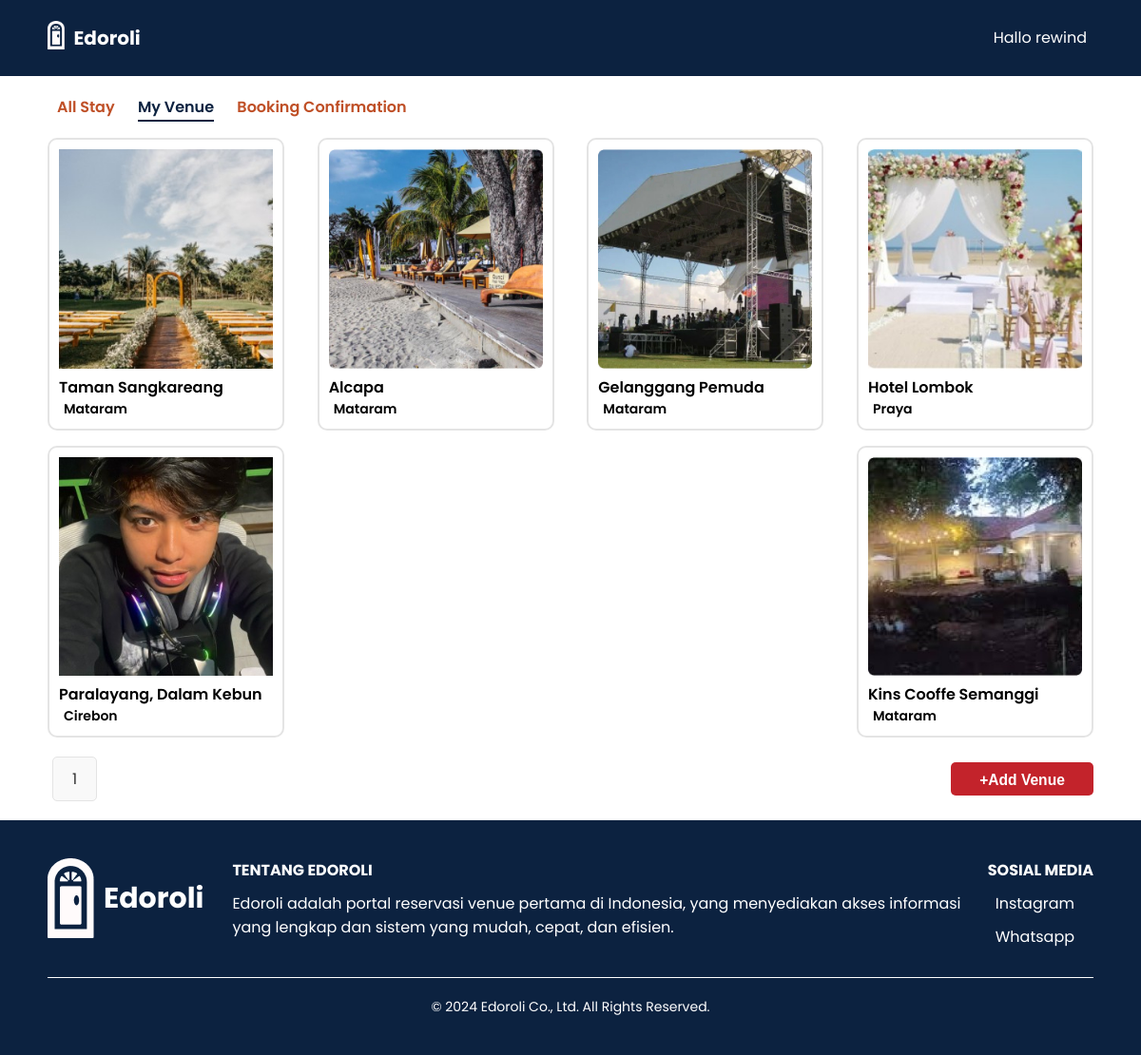
The page /Edorolli/Provider/venue_prov.php?id_provider=3&page=1 (signed in) on the database its author committed.
### tables this page shows
CREATE TABLE `venue` (
  `id_venue` int(10) NOT NULL,
  `nama_venue` varchar(30) DEFAULT NULL,
  `deskripsi_fasilitas` text DEFAULT NULL,
  `alamat` varchar(255) DEFAULT NULL,
  `penanggung_jawab` varchar(30) DEFAULT NULL,
  `kapasitas` int(30) DEFAULT NULL,
  `harga` int(255) DEFAULT NULL,
  `kota` varchar(255) DEFAULT NULL,
  `gambar` text NOT NULL,
  `jenis_instansi` enum('Pemerintah','Swasta') DEFAULT NULL,
  `id_provider` int(10) DEFAULT NULL,
  `main_venue` tinyint(1) DEFAULT 0
);

### Edorolli/Provider/venue_prov.php (the view, shortened to what this page needs)
<?php
$conn = connectDatabase();
$id_provider = isset($_GET['id_provider']) ? (int)$_GET['id_provider'] : 0;
$items_per_page = 8;
$page = isset($_GET['page']) ? (int)$_GET['page'] : 1;
$offset = ($page - 1) * $items_per_page;
$sql = "SELECT * FROM venue WHERE id_provider = ? LIMIT ? OFFSET ?";
$stmt = $conn->prepare($sql);
$stmt->bind_param("iii", $id_provider, $items_per_page, $offset);
$stmt->execute();
$result = $stmt->get_result();
?>
<!DOCTYPE html>
<html lang="en">
<head>
    <link rel="stylesheet" href="../css/venue_prov.css">
    <link rel="stylesheet" href="../css/footer.css" />
</head>
<body>
    <header>
        <div class="wrapper">
            <div class="logo-nama">
                <div class="logo"><img src="../image/logo.png" alt="Logo"></div>
                <div class="nama_website"><a href="#">Edoroli</a></div>
            </div>
            <div class="menu"><a href="Provider.php">Hallo <?php echo $_SESSION['username']; ?><i class="far fa-user"></i></a></div>
        </div>
    </header>
    <main>
        <section class="main-title">
            <nav>
                <a href="../Provider/home_prov.php" class="nav-item" id="all-stay">All Stay</a>
                <a href="venue_prov.php?id_provider=<?php echo $id_provider; ?>&page=1" class="nav-item active" id="venue">My Venue</a>
                <a href="booking_confirmation.php" class="nav-item" id="booking">Booking Confirmation</a>
            </nav>
        </section>
        <section class="venue">
            <div class="gallery">
                <?php
                if ($result->num_rows > 0) {
                    while ($row = $result->fetch_assoc()) {
                        echo '<div class="card">';
                        echo '    <div class="image-container">';
                        echo '        <a href="venue_detail.php?id_venue=' . $row["id_venue"] . '">';
                        echo '            <img src="' . $row["gambar"] . '" alt="Venue Image">';
                        echo '        </a>';
                        echo '    </div>';
                        echo '    <div class="info">';
                        echo '        <p class="name">' . $row["nama_venue"] . '</p>';
                        echo '    </div>';
                        echo '    <div class="location">';
                        echo '        <span>' . $row["kota"] . '</span>';
                        echo '    </div>';
                        echo '</div>';
                    }
                } else {
                    echo "<p>No venues found. <a href='add_venue_form.php'>Add a new venue</a>.</p>";
                }
                ?>
            </div>
            <div class="button-container">
                <div class="pagination">
                    <span class="page-number"><?php echo $page; ?></span>
                </div>
                <div class="add-venue">
                    <a href="add_venue_form.php">
                        <button class="card add-venue-btn">
                            <h3>+Add Venue</h3>
                        </button>
                    </a>
                </div>
            </div>
        </section>
    </main>
    <?php require_once '../php/footer.php'; ?>
</body>
</html>

### Edorolli/css/venue_prov.css (style rules this page uses)
* { text-decoration: none; margin: 0px; padding: 0px; }
body { font-family: "Poppins", sans-serif; margin: 0; padding: 0; box-sizing: border-box; background-color: white; }
.wrapper { width: 1100px; margin: auto; align-items: center; }
.nama_website a { font-size: 20px; font-weight: bold; float: left; font-family: "Poppins"; color: #fff; }
.logo img { padding: 22px 10px 0px 0px; vertical-align: center; float: left; max-width: 50px; max-height: 30px; }
.menu { float: right; display: flex; align-items: center; margin-left: auto; }
.menu a { color: #fff; display: flex; align-items: center; }
header { width: 100%; margin: auto; display: flex; line-height: 80px; position: sticky; position: -webkit-sticky; top: 0px; background-color: #0c2240; z-index: 10; justify-content: space-between; align-items: center; }
main { max-width: 1100px; margin: auto; padding: 20px; }
.main-title { text-align: left; padding-bottom: 10px; }
.main-title nav a { margin: 0 10px; color: #bf4f26; text-decoration: none; font-size: 18px solid; position: relative; font-weight: 600; }
.nav-item.active { color: #0c2240; }
.nav-item.active::after { content: ""; position: absolute; width: 100%; height: 2px; background-color: #0c2240; left: 0; bottom: -4px; }
.gallery { display: flex; flex-wrap: wrap; gap: 16px; justify-content: space-between; margin-top: 10px; }
.card { border: 2px solid #e4e4e4; border-radius: 10px; overflow: hidden; position: relative; width: 245px; }
.image-container { position: relative; padding: 10px 10px 0 10px; }
.image-container img { width: 100%; height: auto; }
.info { padding: 0 10px 0 10px; display: flex; justify-content: space-between; align-items: center; }
.name { flex-grow: 1; white-space: nowrap; overflow: hidden; text-overflow: ellipsis; color: #000; font-weight: 600; }
.location { display: flex; align-items: center; font-size: 14px; padding: 0 10px 10px 10px; font-weight: 600; }
.button-container { display: flex; justify-content: space-between; align-items: center; margin-top: 20px; width: 100%; }
.add-venue { display: flex; }
.add-venue-btn { background-color: #c3232b; color: white; border: none; padding: 10px 20px; border-radius: 5px; cursor: pointer; text-align: center; width: 150px; height: 35px; transition: background-color 0.3s ease; }
.add-venue-btn h3 { margin: 0; }
.pagination { display: flex; align-items: center; }
.page-number { display: inline-block; padding: 10px 20px; margin: 0 5px; border: 1px solid #e4e4e4; border-radius: 5px; background-color: #f9f9f9; color: #333; }

### rows shown on the page
venue: gambar (picture), nama_venue "Taman Sangkareang", kota "Mataram"
venue: gambar (picture), nama_venue "Alcapa", kota "Mataram"
venue: gambar (picture), nama_venue "Gelanggang Pemuda", kota "Mataram"
venue: gambar (picture), nama_venue "Hotel Lombok", kota "Praya"
venue: gambar (picture), nama_venue "Paralayang, Dalam Kebun", kota "Cirebon"
venue: gambar (picture), nama_venue "Kins Cooffe Semanggi", kota "Mataram"

### other values the page prints
$_SESSION['username'] "rewind"
$page "1"
